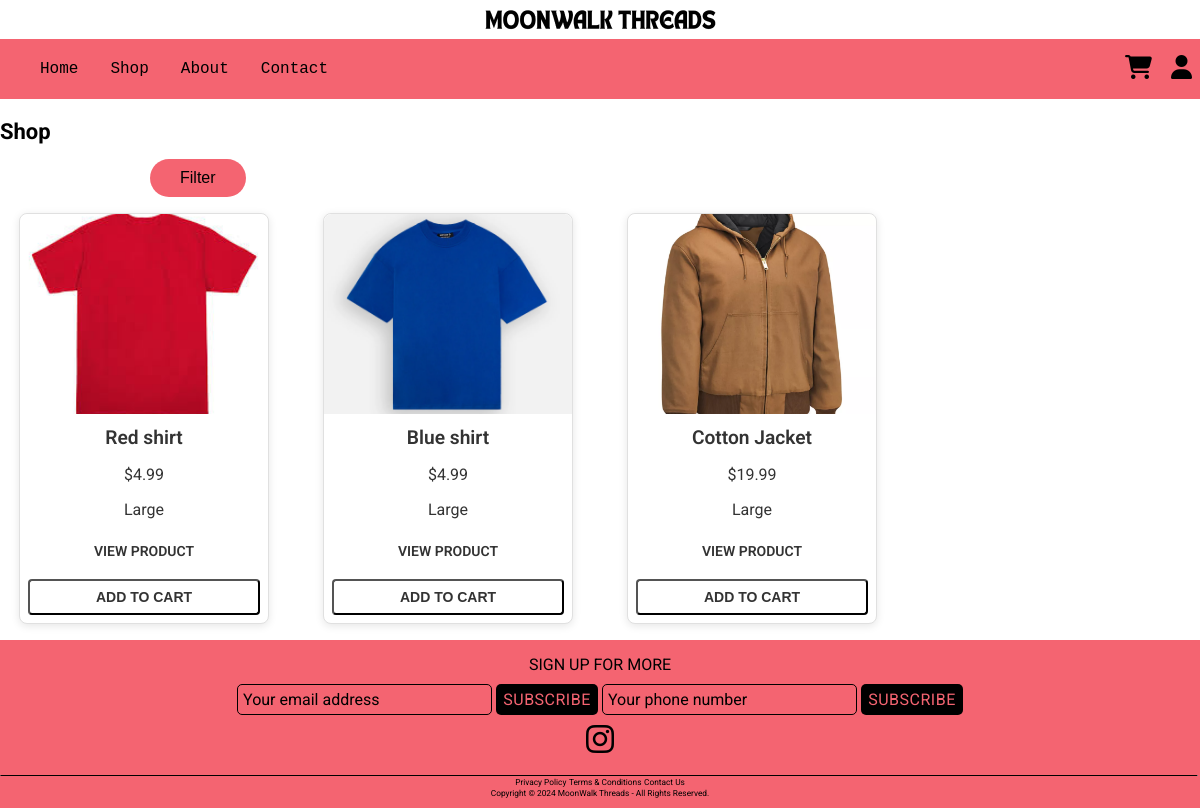
The app's page /shop/, older data.
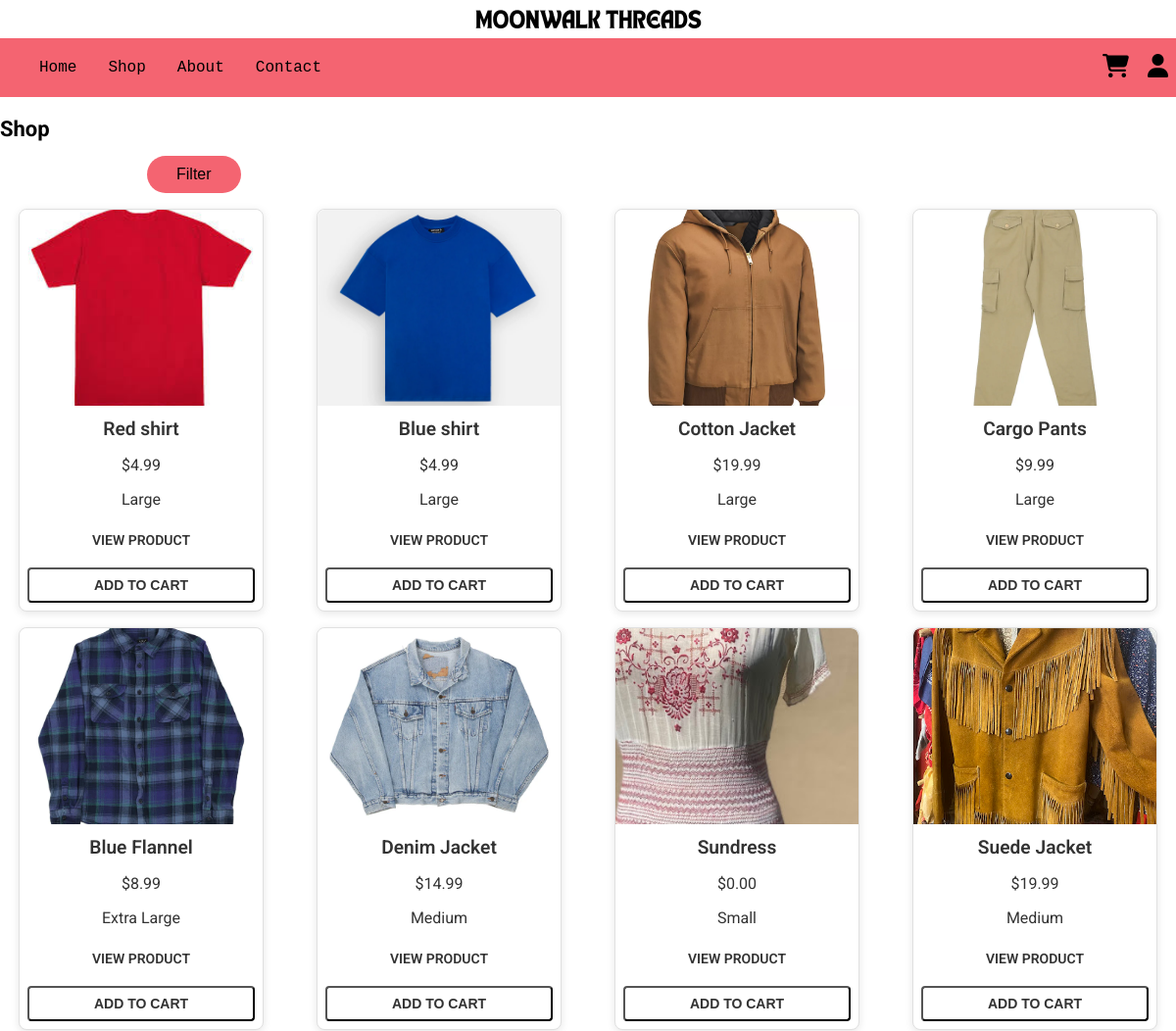
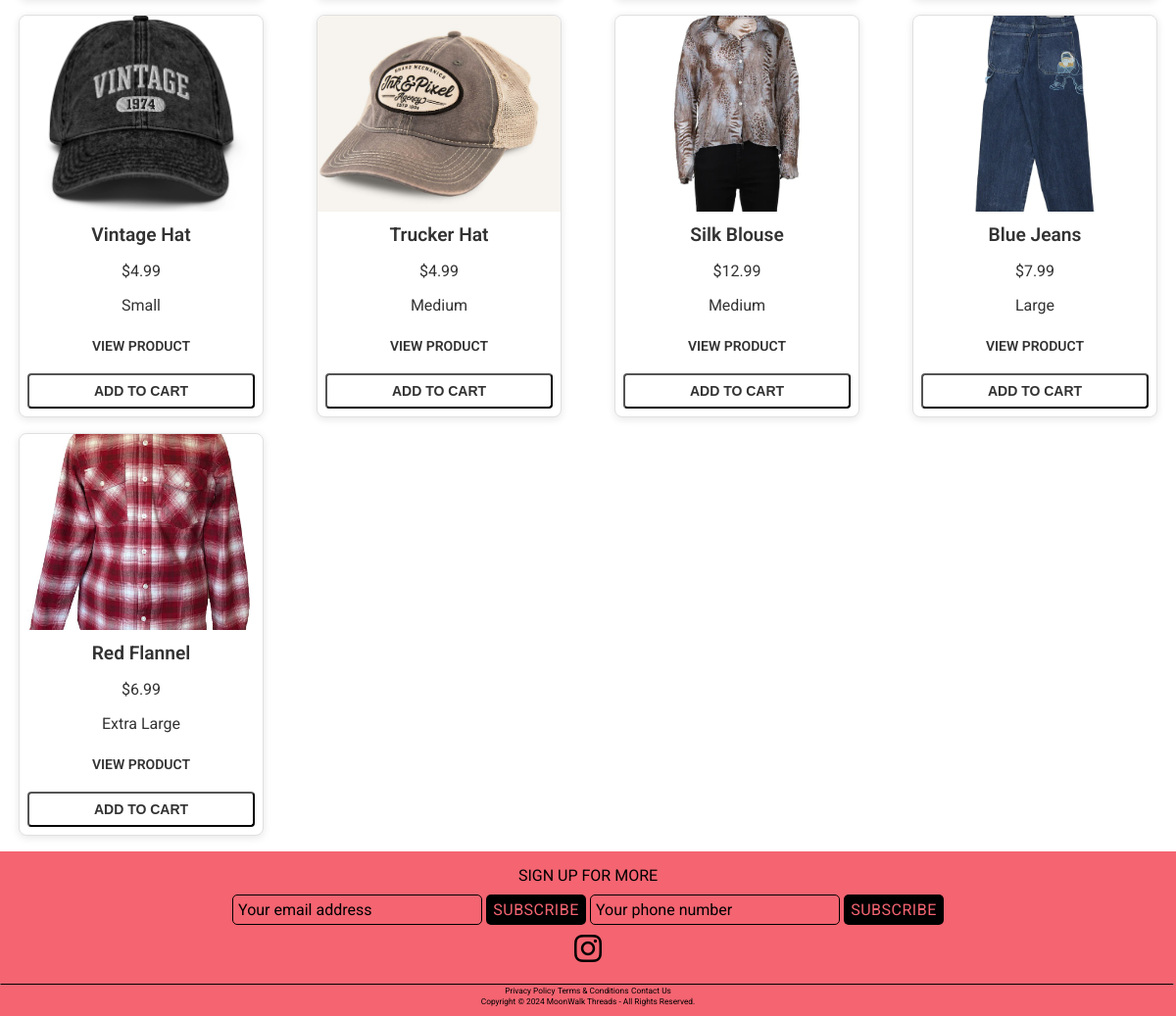
The same page, newer data (2 pictures, top to bottom).
### myapp/models.py (models this page shows, shortened)
class Product(models.Model):
    name = models.CharField(max_length=100)
    price= models.DecimalField(default=0, decimal_places=2, max_digits=6)
    category = models.ForeignKey(Category, on_delete=models.CASCADE, default=1)
    size = models.CharField(max_length=20)
    description = models.CharField(max_length=250, default='', blank=True, null=True)
    image = models.ImageField(upload_to='uploads/product/')
    featured = models.BooleanField(default=False)

### myapp/views.py (the view)
# urls.py: path('shop/', views.shop, name='shop'),
def shop(request, foo=None):
    if foo:
        foo = foo.replace('-', ' ')
        try:
            category = Category.objects.get(name=foo)
            products = Product.objects.filter(category=category)
        except Category.DoesNotExist:
            messages.success(request, ("Category Doesn't Exist!"))
            return redirect('shop')
    else:
        products = Product.objects.all()
        category = None  # No category selected
    categories = Category.objects.all()  # Pass all categories to the template
    return render(request, 'shop.html', {'products': products, 'category': category, 'categories': categories})

### myapp/templates/shop.html (shortened to what this page needs)
{% extends 'base.html' %}
{% load static %}
{% block content %}
<h1>Shop</h1>
<div class="shop-filter">
    <button class="shop-filter-button" onclick="toggleDropdown()">Filter</button>
</div>
<section class="shop-product-section">
    <div class="shop-product-grid">
        {% for product in products %}
        <div class="shop-product-card">
            <img class="shop-product-image" src="{{ product.image.url }}" alt="Product Image" />
            <div class="shop-product-body">
                <h5 class="shop-product-title">{{ product.name }}</h5>
                <p class="shop-product-price">${{ product.price }}</p>
                <p class="shop-product-price">{{ product.size }}</p>
            </div>
            <div class="shop-product-footer">
                <a class="btn btn-outline-dark" href="{% url 'productDetails' product.id %}">View Product</a>
                <button class="btn btn-outline-dark shop-add-to-cart-btn" data-id="{{ product.id }}">Add to Cart</button>
            </div>
        </div>
        {% endfor %}
    </div>
</section>
{% endblock %}

### myapp/templates/base.html (shortened to what this page needs)
<!DOCTYPE html>
<html lang="en">
<head>
    <link rel="stylesheet" href="https://cdnjs.cloudflare.com/ajax/libs/font-awesome/6.0.0-beta3/css/all.min.css">
    {% load static %}
    <link rel="stylesheet" href="{% static 'css/homestyles.css' %}">
    <link rel="stylesheet" href="{% static 'css/shopstyles.css' %}">
    <link rel="stylesheet" href="{% static 'css/products.css' %}">
    <link rel="stylesheet" href="{% static 'css/footer.css' %}">
    <link rel="stylesheet" href="{% static 'css/login.css' %}">
    <link rel="stylesheet" href="{% static 'css/eventstyles.css' %}">
    <link rel="stylesheet" href="{% static 'css/checkout.css' %}">
    <link rel="stylesheet" href="{% static 'css/productDetails.css' %}">
    <link rel="stylesheet" href="{% static 'css/about.css' %}">
    <link rel="stylesheet" href="{% static 'css/contact.css' %}">
</head>
<body>
    <header>
        <div class="brand-header">
            <img src="{% static 'images/logo.png' %}" alt="MoonWalk Threads Logo" class="brand-logo">
        </div>
    </header>
    <div class="navbar">
        <ul class="links">
            <li><a href="{% url 'home' %}">Home</a></li>
            <li><a href="{% url 'shop' %}">Shop</a></li>
            <li><a href="{% url 'about' %}">About</a></li>
            <li><a href="{% url 'contact' %}">Contact</a></li>
        </ul>
        <a href="{% url 'cart' %}" class="cart_btn">
            <i class="fa-solid fa-cart-shopping"></i>
        </a>
        <div class="profile_btn open_login">
            <i class="fa-solid fa-user"></i>
        </div>
    </div>
    {% block content %}
    {% endblock %}
    <footer>
        <p id="header">SIGN UP FOR MORE</p>
        <input class="subscribeInput" type="text" id="emailAddress" placeholder="Your email address" autocomplete="email">
        <button class="subscribeButton" type="button">SUBSCRIBE</button>
        <input class="subscribeInput" type="text" id="phoneNum" placeholder="Your phone number">
        <button class="subscribeButton" type="button">SUBSCRIBE</button>
        <div class="instaIcon">
        <a href="https://www.instagram.com/moonwalkthreads/?hl=en">
            <i class="fa-brands fa-instagram fa-2xl"></i>
        </a>
        </div>
        <hr id="footerLine">
        <div class="littleThings">
            <div>
                <small>Privacy Policy</small>
                <small>Terms & Conditions</small>
                <small>Contact Us</small>
            </div>
            <small id="bottomLine">Copyright © 2024 MoonWalk Threads - All Rights Reserved.</small>
        </div>
    </footer>
</body>
</html>

### static/css/homestyles.css (style rules this page uses)
body { margin: 0; font-family: var(--font); }
* { --background_color: #F46471; --font: 'Roboto', sans-serif; --visibile: True; --font_color_title: #FFFFFF; --font_color_timer: #000000; --drop_title: "Spooky Halloween Apparel"; }
.brand-header { display: flex; justify-content: center; align-items: center; }
.brand-logo { max-width: 300px; height: auto; display: inline-block; margin: 0 auto; }
.navbar { width: 100%; height: 60px; max-width: 100%; margin: auto; display: flex; justify-content: space-between; background-color: #F46471; font-family: 'Cobito', monospace; align-items: center; position: relative; }
.navbar .links { display: flex; gap: 2rem; }
.navbar .cart_btn { color: #000; font-size: 1.5rem; cursor: pointer; position: absolute; right: 3rem; }
.navbar .profile_btn { color: #000; font-size: 1.5rem; cursor: pointer; position: absolute; right: .5rem; }
.navbar .links li { list-style: none; }
a { font-size: 1rem; color: #000; text-decoration: none; }
h1 { text-align: left; font-size: 22px; margin-top: 20px; }

### static/css/shopstyles.css (style rules this page uses)
:root { --border-color: #E0E0E0; --font-color: #333333; --hover-scale: 1.05; --button-color: #333333; --button-border-color: #333333; --button-hover-color: #F46471; }
.shop-filter { position: relative; display: inline-block; left: 150px; }
.shop-filter-button { background-color: #F46471; color: black; padding: 10px 30px; font-size: 16px; border: none; cursor: pointer; border-radius: 28px; }
.shop-product-section { padding: 1rem 0; }
.shop-product-grid { display: grid; grid-template-columns: repeat(auto-fill, minmax(240px, 1fr)); justify-items: center; gap: 16px; }
.shop-product-card { flex: 0 0 auto; width: 250px; border: 1px solid var(--border-color); border-radius: 8px; transition: transform 0.3s ease; box-shadow: 0 2px 8px rgba(0, 0, 0, 0.1); overflow: hidden; text-align: center; scroll-snap-align: center; background-color: #fff; }
.shop-product-image { width: 100%; height: 200px; object-fit: cover; border-top-left-radius: 8px; border-top-right-radius: 8px; }
.shop-product-title { font-size: 1.2rem; color: var(--font-color); margin: 0.5rem 0 0.3rem; font-weight: 600; }
.shop-product-price { font-size: 1rem; color: var(--font-color); margin-bottom: 0.5rem; }
.shop-product-footer { display: flex; flex-direction: column; gap: 12px; padding: 0.5rem; }
.shop-product-footer .btn { width: 100%; padding: 0.5rem 1rem; text-align: center; border-radius: 4px; font-size: 0.875rem; font-weight: 600; color: var(--button-color); transition: background-color 0.3s, color 0.3s; text-transform: uppercase; }
.shop-add-to-cart-btn { background-color: transparent; color: #000; cursor: pointer; }

### static/css/products.css (style rules this page uses)
:root { --border-color: #E0E0E0; --font-color: #333333; --hover-scale: 1.05; --button-color: #333333; --button-border-color: #333333; --button-hover-color: #F46471; }

### static/css/footer.css (style rules this page uses)
footer { margin: auto; background-color: #F46471; padding: 10px; text-align: center; }
#header { font-family: Roboto, sans-serif; font-weight: normal; font-size: 16px; color: #000000; margin: auto; text-align: center; padding: 5px; }
.subscribeInput { font-family: Roboto, sans-serif; font-style: normal; font-weight: normal; font-size: 16px; margin: 5px 0; background: transparent; padding: 5px; box-sizing: border-box; min-width: 255px; min-height: 29px; border: 1px solid #000000; border-radius: 5px; align-self: center; }
.subscribeInput::placeholder { color: black; }
.subscribeButton { font-family: Roboto, sans-serif; font-style: normal; font-weight: normal; font-size: 16px; letter-spacing: 0.5px; padding: 5px; color: #F46471; background: #000000; border: 1px solid transparent; border-radius: 5px; min-width: 102px; min-height: 29px; }
.littleThings { font-size: 10px; font-family: Roboto, sans-serif; }
.instaIcon { padding: 10px; }
#footerLine { position: relative; left: -10px; width: calc(100% + 18px); color: black; margin: 0 0; overflow: visible; border-top-style: solid; border-top-width: 1px; border-top-color: black; border-bottom: hidden; }

### static/css/checkout.css (style rules this page uses)
* { box-sizing: border-box; }

### static/css/productDetails.css (style rules this page uses)
:root { --border-color: #E0E0E0; --font-color: #333333; --hover-scale: 1.05; --button-color: #333333; --button-border-color: #333333; --button-hover-color: #F46471; }

Row changes from the older to the newer data that the page shows:
added Product: image (picture), name "Cargo Pants", price "9.99", size "Large"
added Product: image (picture), name "Blue Flannel", price "8.99", size "Extra Large"
added Product: image (picture), name "Denim Jacket", price "14.99", size "Medium"
added Product: image (picture), name "Sundress", price "0.00", size "Small"
added Product: image (picture), name "Suede Jacket", price "19.99", size "Medium"
added Product: image (picture), name "Vintage Hat", price "4.99", size "Small"
added Product: image (picture), name "Trucker Hat", price "4.99", size "Medium"
added Product: image (picture), name "Silk Blouse", price "12.99", size "Medium"
added Product: image (picture), name "Blue Jeans", price "7.99", size "Large"
added Product: image (picture), name "Red Flannel", price "6.99", size "Extra Large"
